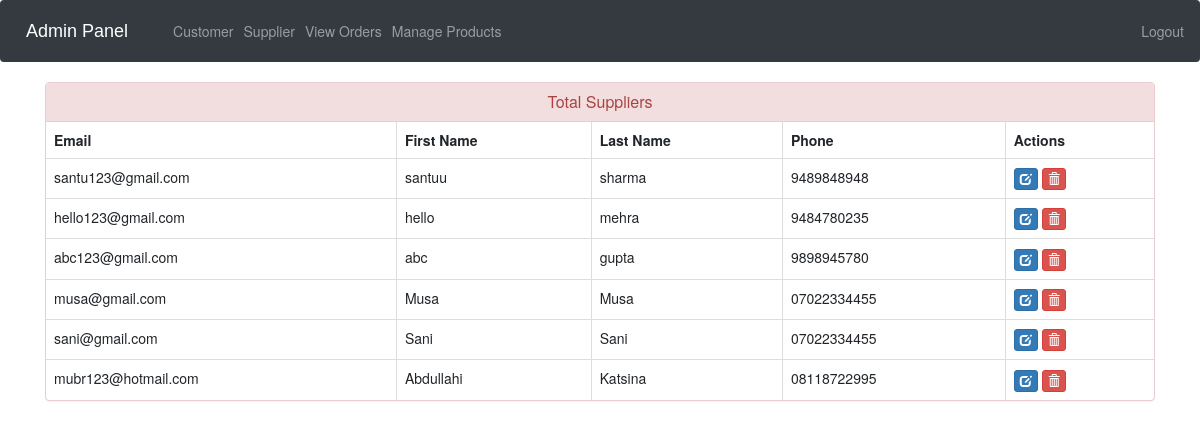
/view-supplier/ (signed in), run on the app's committed database.
### ecom/models.py (models this page shows)
class Supplier(models.Model):
    email = models.EmailField(unique=True,db_index=True, validators=[email_regex])
    first_name = models.CharField(max_length=50, blank=True, null=True, validators=[string_regex])
    last_name = models.CharField(max_length=50, blank=True, null=True,validators=[string_regex])
    phone_number = models.CharField(max_length=10, blank=True, null=True, validators=[mobile_validate])
    password = models.CharField(max_length=100)

### ecom/views.py (the view)
# urls.py: path('view-supplier/', views.view_supplier_view, name='view-supplier'),
@login_required(login_url='adminlogin')
def view_supplier_view(request):
    customers=models.Supplier.objects.all()
    return render(request,'ecom/view_supplier.html',{'customers':customers})

### templates/ecom/view_supplier.html (shortened to what this page needs)
{% extends 'ecom/admin_base.html' %}
{% load static %}
{% block content %}
<head>
  <link href="//netdna.bootstrapcdn.com/bootstrap/3.0.0/css/bootstrap.min.css" rel="stylesheet" id="bootstrap-css">
</head>
<div class="container">
  <div class="panel panel-danger">
    <div class="panel-heading">
      <h6 class="panel-title">Total Suppliers</h6>
    </div>
    <table class="table table-hover table-bordered" id="dev-table">
      <thead>
        <tr>
          <th>Email</th>
          <th>First Name</th>
          <th>Last Name</th>
          <th>Phone</th>
          <th>Actions</th>
        </tr>
      </thead>
      {% for c in customers %}
      <tr>
        <td>{{c.email}}</td>
        <td> {{c.first_name}}</td>
        <td> {{c.last_name}}</td>
        <td>{{c.phone_number}}</td>
        <td><a class="btn btn-primary btn-xs" href="{% url 'update-supplier' c.id  %}"><span class="glyphicon glyphicon-edit"></span></a>
        <a class="btn btn-danger btn-xs" href="{% url 'delete-supplier' c.id  %}"><span class="glyphicon glyphicon-trash"></span></a></td>
      </tr>
      {% endfor %}
    </table>
  </div>
</div>
{% endblock content %}

### templates/ecom/view_supplier.html (style rules this page uses)
a:link { text-decoration: none; }
h6 { text-align: center; }

### data on the page
Supplier: email "santu123@gmail.com", first_name "santuu", last_name "sharma", phone_number "9489848948"
Supplier: email "hello123@gmail.com", first_name "hello", last_name "mehra", phone_number "9484780235"
Supplier: email "abc123@gmail.com", first_name "abc", last_name "gupta", phone_number "9898945780"
Supplier: email "musa@gmail.com", first_name "Musa", last_name "Musa", phone_number "07022334455"
Supplier: email "sani@gmail.com", first_name "Sani", last_name "Sani", phone_number "07022334455"
Supplier: email "mubr123@hotmail.com", first_name "Abdullahi", last_name "Katsina", phone_number "08118722995"
